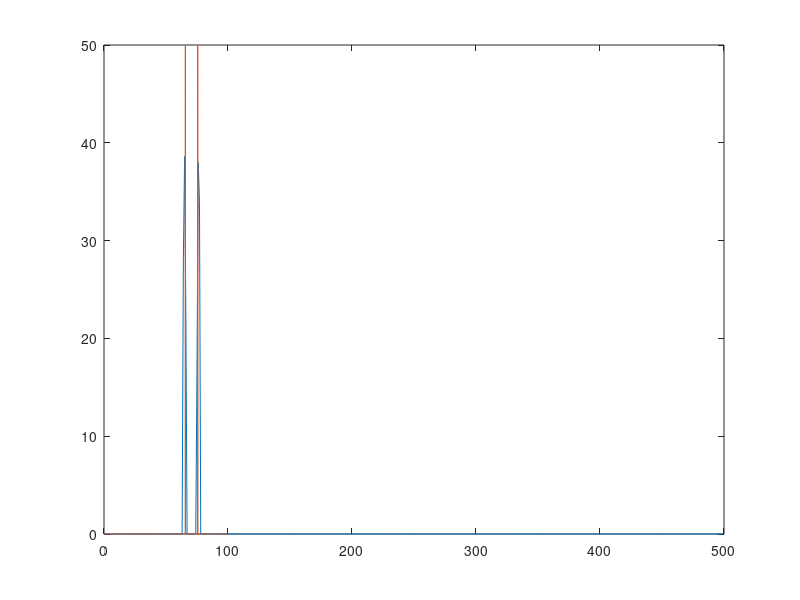

This figure's MATLAB source:
clear all
% file name 
    load ('twospike_30_500_1e-06_100.mat')
% I equals to the iteration number
    I = 1 ;
    T =500;
    N = 1000;
% dz0 equals to that in supperresolutionFunction.m
    dz0 = 0.1e-6;
 % self-defined grid. 8.568e-6 is grid defined by Fourier relationship
    dz =1e-6;
    z_range = (N - 1) * 1 * dz0;
    Original_z = linspace(0, z_range, N) * 1e6;
    Reconstructed_z = linspace(0, dz * (T-1), T) * 1e6;
    for i = 1:I
    figure; plot( Reconstructed_z, abs(result(1, 1:T, i)))
    hold on; plot( Original_z, abs(result(2, :, i)) / 2)
    end
